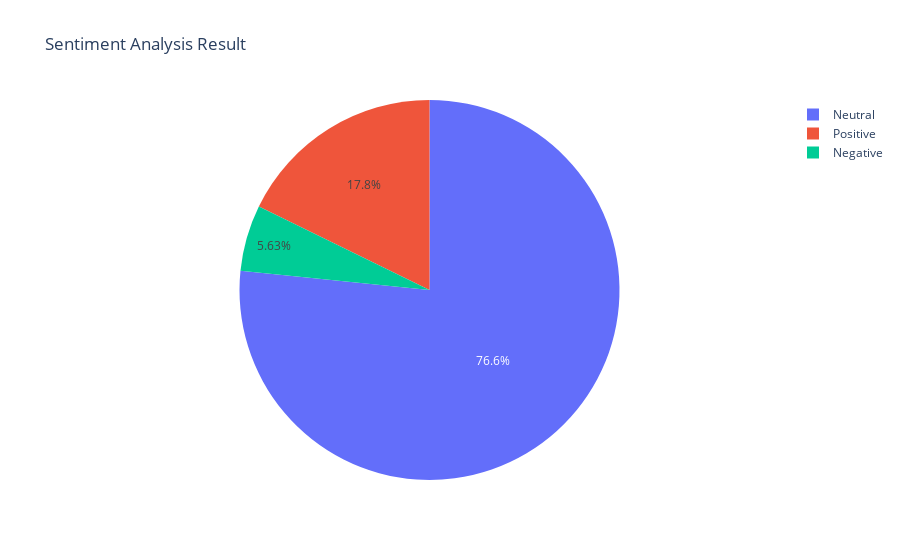

Source (notebook cell):
### Code cell
#plotly
import plotly.express as px
df['Sentiment'].value_counts()
fig = px.pie(df, names='Sentiment', title='Sentiment Analysis Result')
fig.show()

### Figure 1 — Plotly figure (JSON) as saved in the notebook; plotly's stock layout.template omitted (floating-point values rounded to 4 significant figures; data arrays with more than 128 entries replaced by an {"elided": "..."} marker saying what was removed)
{"data": [{"domain": {"x": [0, 1], "y": [0, 1]}, "hovertemplate": "Sentiment=%{label}<extra></extra>", "labels": {"elided": "2771 str values"}, "legendgroup": "", "name": "", "showlegend": true, "type": "pie"}], "layout": {"legend": {"tracegroupgap": 0}, "title": {"text": "Sentiment Analysis Result"}}}
